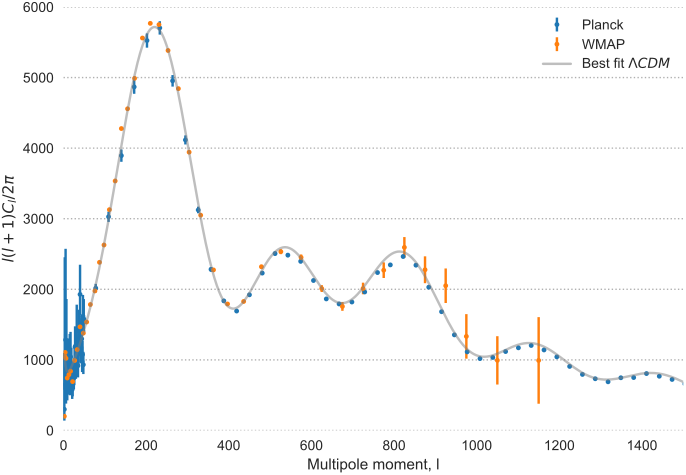

Recreate this plot in Python.
from matplotlib import rcParams, rc
import matplotlib.pyplot as plt
import numpy as np
import math
import scipy.interpolate

dir = "/Users/trygveleithesvalheim/Documents/jobb/jastro/masterplots/figs/powspec/"
plt.style.use(u"trygveplot")

params = {'savefig.dpi': 300, # save figures to 300 dpi
          'ytick.major.size' : 0,
          'ytick.minor.size' : 0,
          'xtick.major.size' : 0,
          'xtick.minor.size' : 0,

          'axes.grid.axis' : 'y',
          'axes.grid' : True
          }
rcParams.update(params)

pell, pcl, perrup, perrdo = np.loadtxt("planck_CL.txt", unpack=True)
lell, lcl, lerrup, lerrdo, lol, lal = np.loadtxt("cl_LCDM.txt", unpack=True)

pell_hi, lmin,lmax, pcl_hi, pclerr = np.loadtxt("planck_CL_hil.txt", unpack=True)

well, wellmin, wellmax, wcl, werr,wmerr,wcerr=np.loadtxt("wmap_CL_bin.txt", unpack=True)


plt.errorbar(pell, pcl,yerr=[perrdo,perrup], fmt='.',color="C0", label="Planck")
plt.errorbar(pell_hi,pcl_hi,yerr=pclerr, fmt='.',color="C0")
plt.errorbar(well, wcl, yerr=wmerr,fmt='.',color="C1",label="WMAP")
plt.errorbar(lell, lcl, color="C7", label=r"Best fit $\Lambda CDM$", alpha=0.5)
plt.ylabel(r"$l(l+1)C_l/2\pi$")
plt.xlabel("Multipole moment, l")
plt.legend()
plt.xlim(0,1500)
plt.ylim(0,6000)
plt.savefig(dir+"powspec.pdf", bbox_inches='tight',  pad_inches=0.02)
plt.show()
